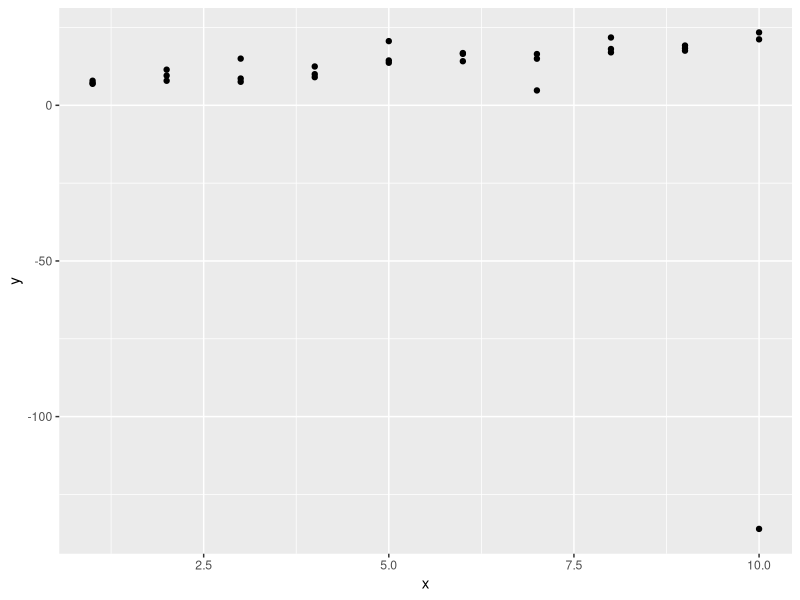
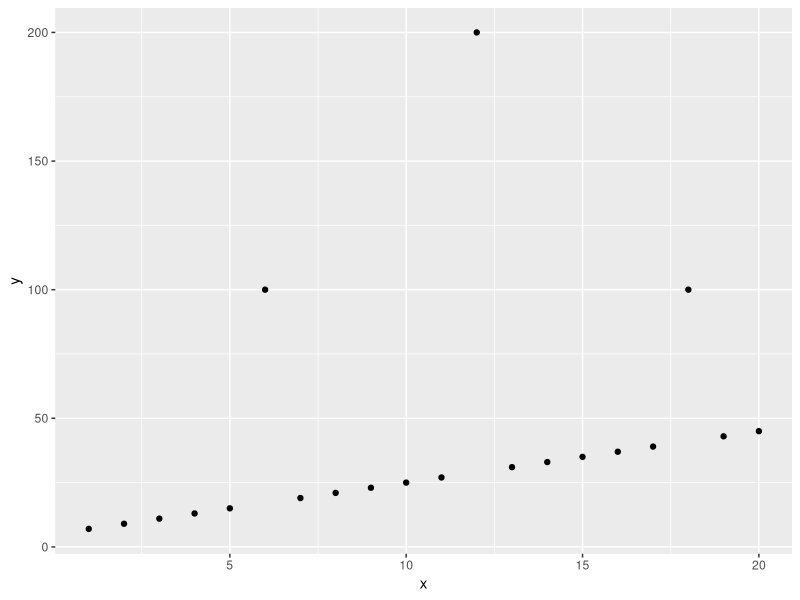
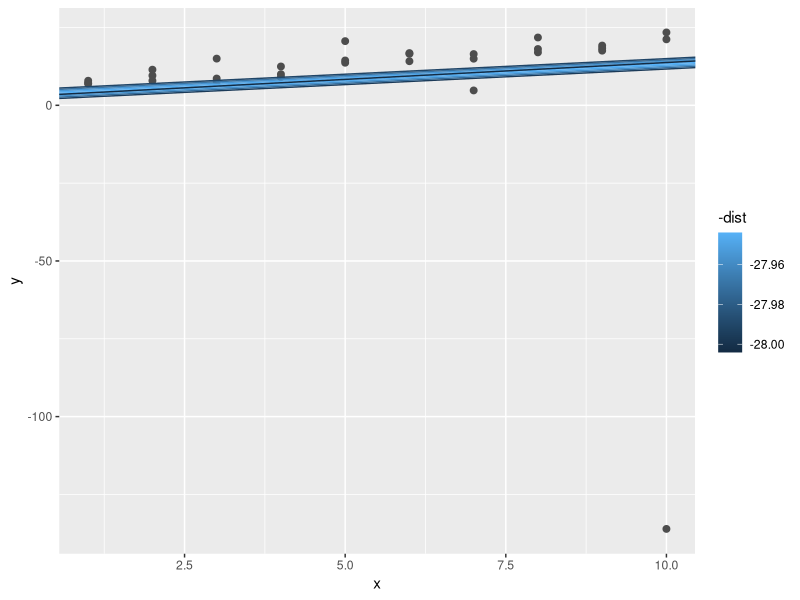
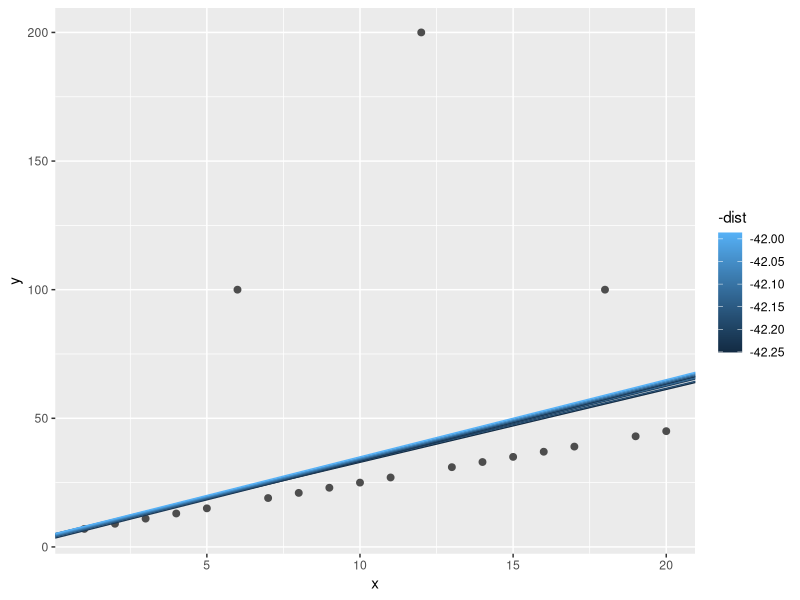
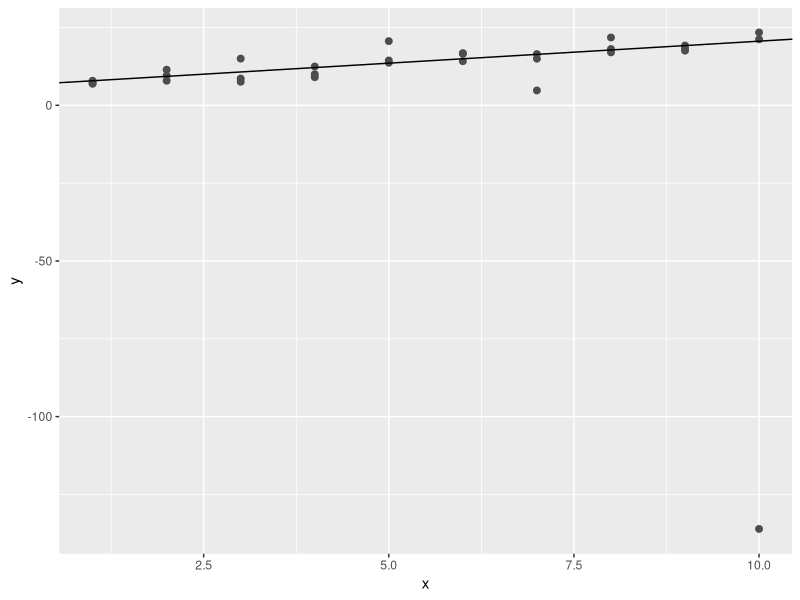
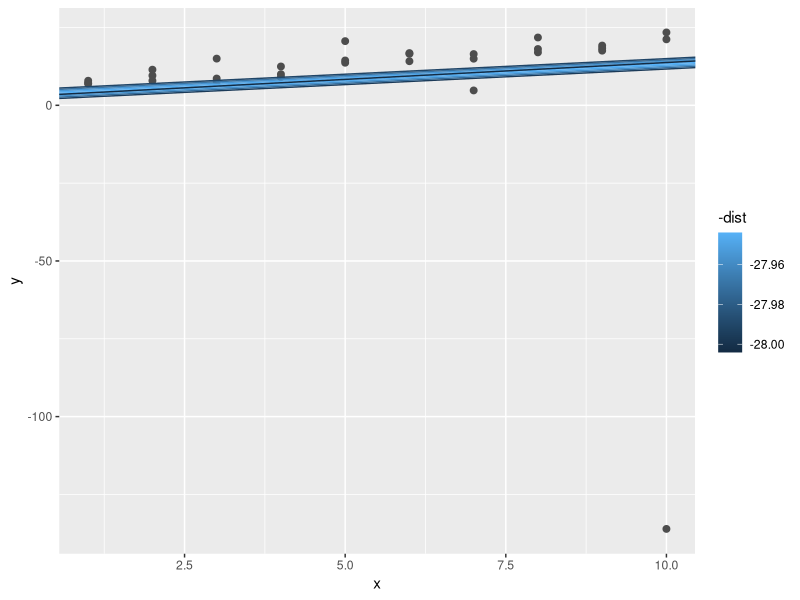
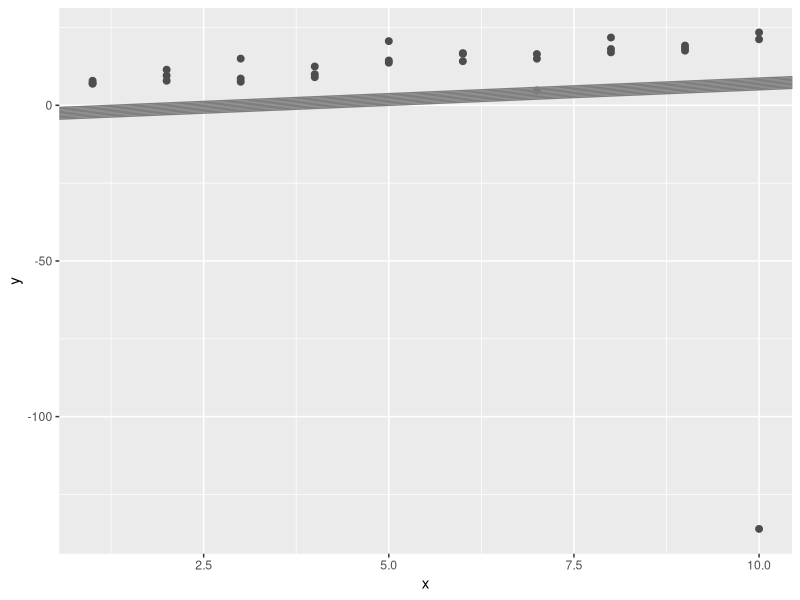

Recreate these plots in R, in order.
## ---- chunk 1
library(tidyverse)
library(modelr)
options(na.action = na.warn)
## ---- chunk 2
#set linear model with two parameters: y-intercept & slope
my.func.ex1 <- function (data) {

  model1 <- function(a, data) {  
    a[1] + data$x * a[2]
  }

#to compute an overall distance between the predicted and actual values
# by using root-mean-squared deviation
  measure_distance <- function(mod, data) {  
    diff <- data$y - model1(mod, data)
    sqrt(mean(diff ^ 2))
  }

#to compute the distance for all the models defined above
  sim1_dist <- function(a1, a2) {
    measure_distance(c(a1, a2), data)
  }

#to try several models by generating an evenly spaced grid of points("grid search") 
  grid <- expand.grid(
    a1 = seq(-5, 5, length = 25),
    a2 = seq(1, 3, length = 25)
     ) %>% 
     mutate(dist = purrr::map2_dbl(a1, a2, sim1_dist))

#grid %>% 
#  ggplot(aes(a1, a2)) +
#  geom_point(data = filter(grid, rank(dist) <= 10), size = 4, colour = "red") +
#  geom_point(aes(colour = -dist))

# render best 10 models
  ggplot(data, aes(x, y)) + 
    geom_point(size = 2, colour = "grey30") + 
    geom_abline(
     aes(intercept = a1, slope = a2, colour = -dist), 
      data = filter(grid, rank(dist) <= 10)
  )
}
## ---- chunk 3
sim1a <- tibble(
  x = rep(1:10, each = 3),
  y = x * 1.5 + 6 + rt(length(x), df = 2)
)
sim1a

#to figure out what the data look like
ggplot(sim1a, aes(x, y)) + 
  geom_point()

sim1b <- tibble(
  x = 1:20,
  y = c(7,9,11,13,15,100,19,21,23,25,27,200,31,33,35,37,39,100,43,45)  
 )
ggplot(sim1b, aes(x, y)) + 
  geom_point() 
 
my.func.ex1(sim1a)
my.func.ex1(sim1b)
## ---- chunk 4
my.func.ex2 <- function (data) {
  model1 <- function(a, data) {  
    a[1] + data$x * a[2]
  }

#to compute an overall distance between the predicted and actual values
  measure_distance <- function(mod, data) {
    diff <- data$y - model1(mod, data)
    mean(abs(diff))
  }

  best <- optim(c(0, 0), measure_distance, data = data)
  best$par

  ggplot(sim1a, aes(x, y)) + 
    geom_point(size = 2, colour = "grey30") + 
    geom_abline(intercept = best$par[1], slope = best$par[2])
}
## ---- chunk 5
my.func.ex2(sim1a)
my.func.ex1(sim1a)
## ---- chunk 6
#set linear model with two parameters: y-intercept & slope
my.func.ex3 <- function (data) {

  model1 <- function(a, data) {  
    a[1] + data$x * a[2] + a[3]
  }

#to compute an overall distance between the predicted and actual values
# by using root-mean-squared deviation
  measure_distance <- function(mod, data) {  
    diff <- data$y - model1(mod, data)
    sqrt(mean(diff ^ 2))
  }

#to compute the distance for all the models defined above
  sim1_dist <- function(a1, a2) {
    measure_distance(c(a1, a2), data)
  }

#to try several models by generating an evenly spaced grid of points("grid search") 
  grid <- expand.grid(
    a1 = seq(-5, 5, length = 25),
    a2 = seq(1, 3, length = 25)
     ) %>% 
     mutate(dist = purrr::map2_dbl(a1, a2, sim1_dist))

#grid %>% 
#  ggplot(aes(a1, a2)) +
#  geom_point(data = filter(grid, rank(dist) <= 10), size = 4, colour = "red") +
#  geom_point(aes(colour = -dist))

# render best 10 models
  ggplot(data, aes(x, y)) + 
    geom_point(size = 2, colour = "grey30") + 
    geom_abline(
     aes(intercept = a1, slope = a2, colour = -dist), 
      data = filter(grid, rank(dist) <= 10)
  )
}
## ---- chunk 7
my.func.ex3(sim1a)
